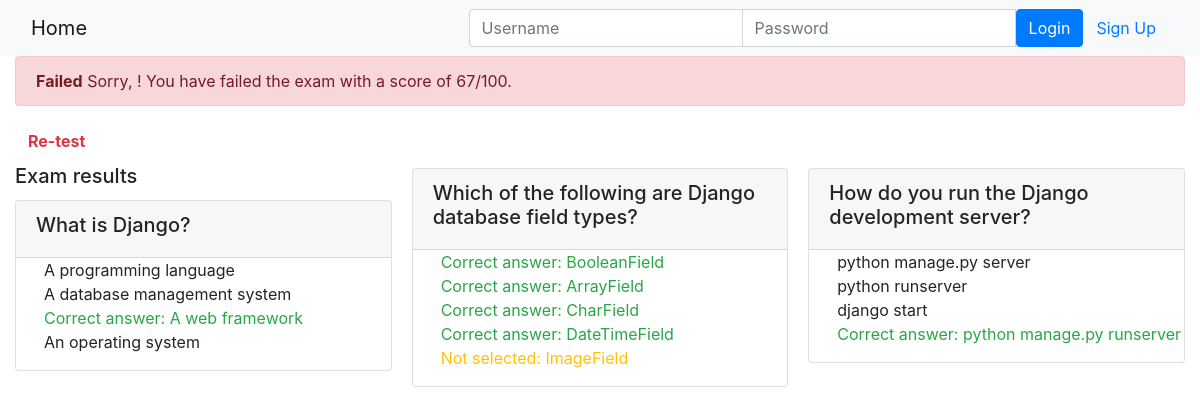
Page /onlinecourse/course/1/submission/1/result/ on the committed database.
### onlinecourse/models.py (models this page shows, shortened)
class Question(models.Model):
    courses = models.ManyToManyField(Course)
    question_text = models.CharField(max_length=500, default="This is a sample question.")
    marks = models.FloatField(default=1.0)
    def answered_correctly(self, selected_ids):
        all_answers = self.choice_set.filter(is_correct=True).count()
        selected_correct = self.choice_set.filter(is_correct=True, id__in=selected_ids).count()
        return all_answers == selected_correct

class Choice(models.Model):
    question = models.ForeignKey(Question, on_delete=models.SET_NULL, null=True)
    choice_text = models.CharField(null=False, max_length=50)
    is_correct = models.BooleanField(default=True)

### onlinecourse/views.py (the view)
# urls.py: path('course/<int:course_id>/submission/<int:submission_id>/result/', views.show_exam_result, name='show_exam_result'),
def show_exam_result(request, course_id, submission_id):
    course = get_object_or_404(Course, id=course_id)
    submission = get_object_or_404(Submission, id=submission_id)
    context = {}
    context['course'] = course
    context['choices'] = submission.choices.all()
    context['questions'] = Question.objects.filter(courses=course_id)
    submission_score = 0
    max_score = 0
    for question in context['questions']:
        max_score += question.marks
        if question.answered_correctly(submission.choices.all()):
            submission_score += question.marks
    context['grade'] = round(submission_score / max_score * 100)
    return render(request, 'onlinecourse/exam_result_bootstrap.html', context)

### onlinecourse/templates/onlinecourse/exam_result_bootstrap.html (shortened to what this page needs)
<!DOCTYPE html>
<html lang="en">
<head>
    {% load static %}
    <link rel="stylesheet" href="https://maxcdn.bootstrapcdn.com/bootstrap/4.5.2/css/bootstrap.min.css">
</head>
<body>
<nav class="navbar navbar-light bg-light">
    <div class="container-fluid">
        <div class="navbar-header">
            <a class="navbar-brand" href="{% url 'onlinecourse:index' %}">Home</a>
        </div>
        <ul class="nav navbar-nav navbar-right">
            {% if user.is_authenticated %}
            <li>
                <a class="btn btn-link" href="#">{{ user.first_name }}({{ user.username }})</a>
                <a class="btn btn-link" href="{% url 'onlinecourse:logout' %}">Logout</a>
            </li>
            {% else %}
            <li>
                <form class="form-inline" action="{% url 'onlinecourse:login' %}" method="post">
                    <div class="input-group">
                        <input type="text" class="form-control" placeholder="Username" name="username">
                        <input type="password" class="form-control" placeholder="Password" name="psw">
                        <button class="btn btn-primary" type="submit">Login</button>
                        <a class="btn btn-link" href="{% url 'onlinecourse:registration' %}">Sign Up</a>
                    </div>
                </form>
            </li>
            {% endif %}
        </ul>
    </div>
</nav>
<div class="container-fluid">
    {% if grade > 80 %}
    <div class="alert alert-success">
        <b>Congratulations, {{ user.username }}!</b> You have passed the exam and completed the course with a score of {{ grade }}/100.
    </div>
    {% else %}
    <div class="alert alert-danger">
        <b>Failed</b> Sorry, {{ user.username }}! You have failed the exam with a score of {{ grade }}/100.
    </div>
    <a class="btn btn-link text-danger" href="{% url 'onlinecourse:course_details' course.id %}"><b>Re-test</b></a>
    {% endif %}
    <div class="card-columns mt-1">
        <h5>Exam results</h5>
        {% for question in questions %}
        <div class="card mt-1">
            <div class="card-header">
                <h5>{{ question.question_text }}</h5>
            </div>
            <div class="form-group ml-2">
                {% for choice in question.choice_set.all %}
                <div class="form-check">
                    {% if choice in choices %}
                    {% if choice.is_correct %}
                    <span class="text-success">
                        Correct answer: {{ choice.choice_text }}
                    </span>
                    {% else %}
                    <span class="text-danger">
                        Wrong answer: {{ choice.choice_text }}
                    </span>
                    {% endif %}
                    {% else %}
                    {% if choice.is_correct %}
                    <span class="text-warning">
                        Not selected: {{ choice.choice_text }}
                    </span>
                    {% else %}
                    {{ choice.choice_text }}
                    {% endif %}
                    {% endif %}
                </div>
                {% endfor %}
            </div>
        </div>
        {% endfor %}
    </div>
</div>
</body>
</html>

### rows in the picture
Question: question_text "What is Django?"
Choice: choice_text "A programming language"
Choice: choice_text "A database management system"
Choice: choice_text "A web framework"
Choice: choice_text "An operating system"
Question: question_text "Which of the following are Django database field types?"
Choice: choice_text "BooleanField"
Choice: choice_text "ArrayField"
Choice: choice_text "CharField"
Choice: choice_text "DateTimeField"
Choice: choice_text "ImageField"
Question: question_text "How do you run the Django development server?"
Choice: choice_text "python manage.py server"
Choice: choice_text "python runserver"
Choice: choice_text "django start"
Choice: choice_text "python manage.py runserver"

### other values in the picture
{{ grade }} "67"
